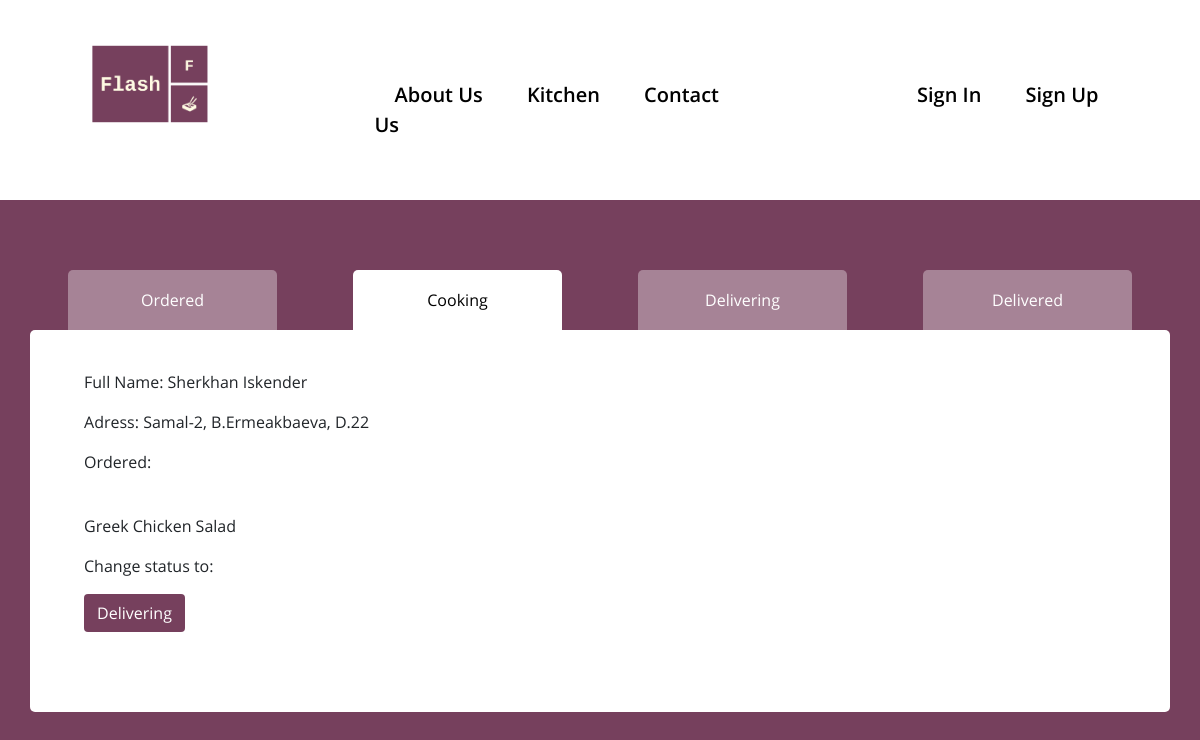
Page /php/admin_panel.php?order_status=Cooking on the committed database.
### tables this page shows
CREATE TABLE `orders` (
  `order_id` int(11) NOT NULL,
  `dish_id` int(11) NOT NULL,
  `user_id` int(11) NOT NULL,
  `status` varchar(50) DEFAULT NULL
);

CREATE TABLE `users` (
  `user_id` int(11) NOT NULL,
  `first_name` varchar(70) NOT NULL,
  `last_name` varchar(70) NOT NULL,
  `telephone` varchar(30) NOT NULL,
  `adress` varchar(255) NOT NULL,
  `email` varchar(70) NOT NULL,
  `password` text NOT NULL
);

CREATE TABLE `dish` (
  `dish_id` int(11) NOT NULL,
  `name` varchar(255) NOT NULL,
  `description` text NOT NULL,
  `price` int(11) NOT NULL,
  `typeOfDish_id` int(11) NOT NULL,
  `picture` text NOT NULL
);

### php/admin_panel.php (the view, shortened to what this page needs)
<?php
include 'query_server.php';
?>
<!DOCTYPE html>
<html lang="en">
<head>
	<link rel="stylesheet" href="../style/style.css">
	<link href="https://cdn.jsdelivr.net/npm/bootstrap@5.0.1/dist/css/bootstrap.min.css" rel="stylesheet"
>
</head>
<body style="background-color: #76405d;">
	<?php
		include 'header.php';
		$additional_class = array("", "", "", "");
		$order_status = $_GET['order_status'];
		if (strcmp($order_status, "Ordered") == 0) {
			$typeOfQuery = "Ordered";
			$additional_class[0] = "makeBright";
			$linkStatus = "Cooking";
		}
		elseif (strcmp($order_status, "Cooking") == 0) {
			$typeOfQuery = "Cooking";
			$additional_class[1] = "makeBright";
			$linkStatus = "Delivering";
		}
		elseif (strcmp($order_status, "Delivering") == 0) {
			$typeOfQuery = "Delivering";
			$additional_class[2] = "makeBright";
			$linkStatus = "Delivered";
		}
		elseif (strcmp($order_status, "Delivered") == 0) {
			$typeOfQuery = "Delivered";
			$additional_class[3] = "makeBright";
			$linkStatus = "Done";
		}
	?>
	<section class="information">
		<div class="container">
			<div class="row">
				<?php
					echo '<div class="col">
					<button onclick="window.location.href=\'' . "admin_panel.php?order_status=Ordered" . ' \'" id="changePageButton2" class="changePageButton ' . $additional_class[0] . ' ">Ordered</button>
					</div>
				<div class="col">
					<button onclick="window.location.href=\'' . "admin_panel.php?order_status=Cooking" . ' \'" id="changePageButton2" class="changePageButton ' . $additional_class[1] . ' ">Cooking</button>
				</div>
				<div class="col">
					<button onclick="window.location.href=\'' . "admin_panel.php?order_status=Delivering" . ' \'" id="changePageButton2" class="changePageButton ' . $additional_class[2] . ' ">Delivering</button>
				</div>
				<div class="col">
					<button onclick="window.location.href=\'' . "admin_panel.php?order_status=Delivered" . ' \'" id="changePageButton2" class="changePageButton ' . $additional_class[3] . ' ">Delivered</button>
				</div>';
				?>
			</div>
			<div class="row">
				<div class="col-lg-12 p-0">
					<div id="first_page" class="first_page">
						<div class="container-fluid">
							<div class="row">
								<?php
								$queryToGetOrders = "SELECT * FROM orders INNER JOIN dish ON orders.dish_id = dish.dish_id INNER JOIN users ON orders.user_id = users.user_id WHERE status = '$typeOfQuery'";
								$result = $connect->query($queryToGetOrders);
								while($row = $result->fetch_assoc()){
									$rows[] = $row;
								}
								for($i = 0; $i < count($rows); $i++){
									echo '<div class="col-lg-6">
									<p>Full Name: ' . $rows[$i]['first_name'] . ' ' . $rows[$i]['last_name'] . '</p>
									<p>Adress: ' . $rows[$i]['adress'] . '</p>
									<p>Ordered:</p>
									<img width="200px" src="' . $rows[$i]['picture'] . '" alt="">
									<p>' . $rows[$i]['name'] . '</p>
									<p style="width: 200px;">Change status to:</p><a style="background-color: #76405d;color: #fff;display: inline-block;margin-bottom: 40px;" class="btn"
									href="change_status.php?order_id=' . $rows[$i]['order_id'] . '&changeStatusTo=' . $linkStatus . '&user_id=' . $rows[$i]['user_id'] . '">' . $linkStatus .'</a>
									</div>';
								}
								?>
							</div>
						</div>
					</div>
				</div>
			</div>
		</div>
	</section>
</body>
</html>

### style/style.css (style rules this page uses)
* { font-family: Open Sans; }
.information { padding-top: 70px; padding-bottom: 70px; }
.changePageButton { border-top-left-radius: 5px; border-top-right-radius: 5px; width: 80%; margin: 0 auto; display: block; background-color: rgba(255,255,255,0.35); outline: none; border: none; color: #fff; height: 60px; }
.first_page { width: 100%; background-color: #fff; border-radius: 5px; padding-left: 30px; padding-right: 30px; padding-top: 40px; }
.first_page { padding-bottom: 40px; }
.makeBright { background-color: #fff !important; color: #000 !important; }

### rows in the picture
orders: user.first_name "Sherkhan", user.last_name "Iskender", user.adress "Samal-2, B.Ermeakbaeva, D.22", dish.name "Greek Chicken Salad"
